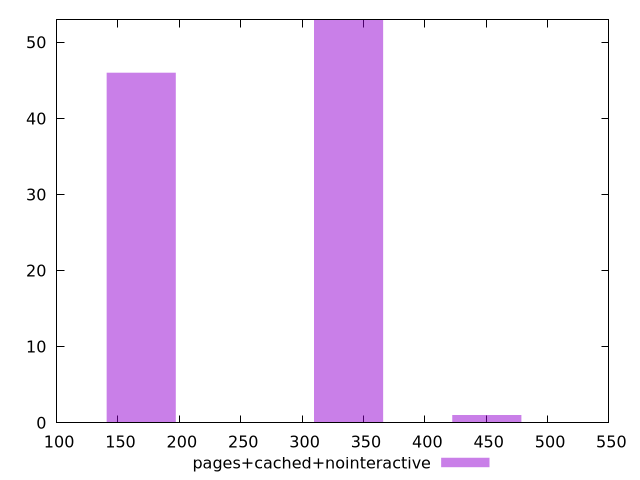

Recreate this plot in gnuplot.
$_pagesCachedNointeractive <<EOF
168.9500163278587 46
337.9000326557174 53
450.53337687428984 1
EOF
set key outside below
set terminal pngcairo
set output "report_00005_2020-11-02T22-26-11.212Z/uses-http2/pages+cached+nointeractive//raw_hist.png"
set yrange [0:53]
set boxwidth 56.31667210928623
set style fill transparent solid 0.5 noborder
plot $_pagesCachedNointeractive title "pages+cached+nointeractive" with boxes ,
